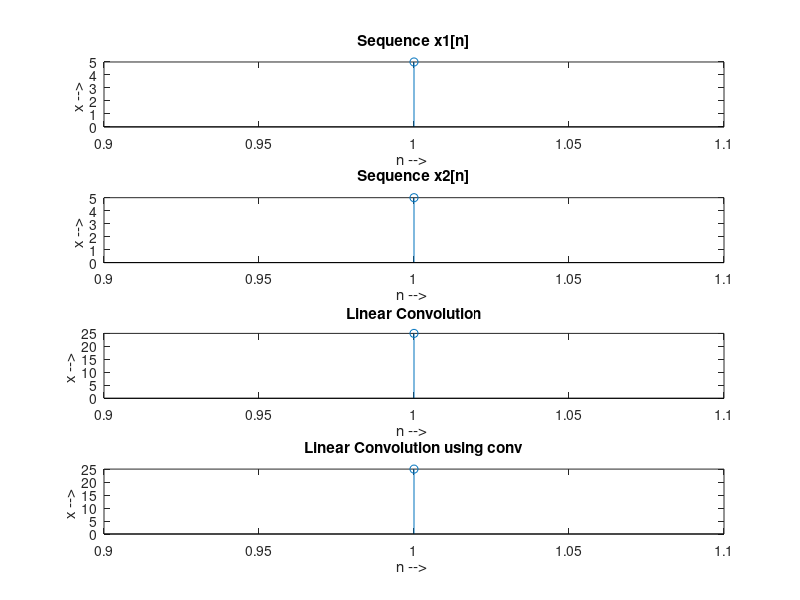

This chart was generated by the following MATLAB code:
clc
clear all

x1 = input('Enter sequence : ')
x2 = input('Enter sequence : ')
Z = conv(x1,x2)

N = length(x1) + length(x2) -1

x1 = [x1, zeros(1, N - length(x1))]
x2 = [x2, zeros(1, N - length(x2))]

for i=1:N
    Y(i) = 0
    for j=1:N
        k = i-j+1;
        if k<=0
            k = N+k;
        end
        Y(i) = Y(i) + x1(j)*x2(k)
    end
end

subplot(4,1,1)
stem(x1)
title('Sequence x1[n]')
xlabel('n --> ')
ylabel('x --> ')

subplot(4,1,2)
stem(x2)
title('Sequence x2[n]')
xlabel('n --> ')
ylabel('x --> ')

subplot(4,1,3)
stem(Y)
title('Linear Convolution')
xlabel('n --> ')
ylabel('x --> ')

subplot(4,1,4)
stem(Z)
title('Linear Convolution using conv')
xlabel('n --> ')
ylabel('x --> ')